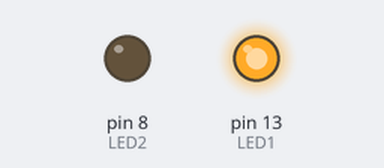
Recording of a sketch running on a simulated Arduino Uno, built with avr-gcc and run on an emulated ATmega328P. On the bench: output pins drawn as LEDs (lit = HIGH).

Above: at 5.1 s.
At 19.1 s:
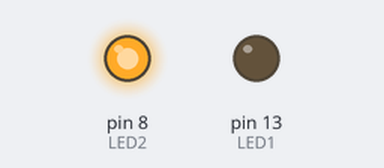
At 28.1 s:
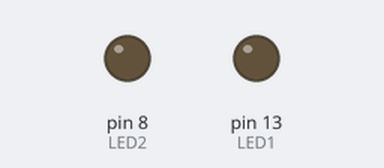
Timing chart, 0 to 29.6 s (numbered marks = the images above):
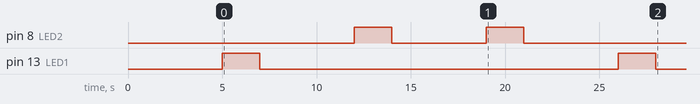

The sketch:

test5k.ino
```cpp
// This script basically checks if the stimulus delivery circuitry is working
// fine. Just a quick check before starting the experiment always helps. The whole
// experiment takes at not more than 60 seconds.

#define LED2 8 //SPEAKER

#define LED1 13 // LED

void setup() {
  // put your setup code here, to run once:

Serial.begin(9600);
pinMode(LED1,OUTPUT); // Defining pins as output
pinMode(LED2,OUTPUT); // Defining pins as output

// Switch the LED on to start experiment
delay(5000); //delay while setting the animal up
digitalWrite(LED1,HIGH);// turns the LED on
delay(2000);
digitalWrite(LED1,LOW);// turns the LED off

// Habituation
delay(5000);
digitalWrite(LED2,HIGH); //TTL on
delay(2000);
digitalWrite(LED2,LOW);
delay(5000);

 //
digitalWrite(LED2,HIGH); //TTL on
delay(2000);
digitalWrite(LED2,LOW);
delay(5000);
digitalWrite(LED1,HIGH);// turns the LED on
delay(2000);
digitalWrite(LED1,LOW);// turns the LED off
}

void loop() {
  // put your main code here, to run repeatedly:
if (Serial.available() > 0) {
                // read the incoming byte:
        Serial.println(Serial.read());
   if(Serial.read()!=0)
   {digitalWrite(LED2,HIGH); //TTL on
    delay(2000);
     digitalWrite(LED2,LOW);
  }
}

}
```
